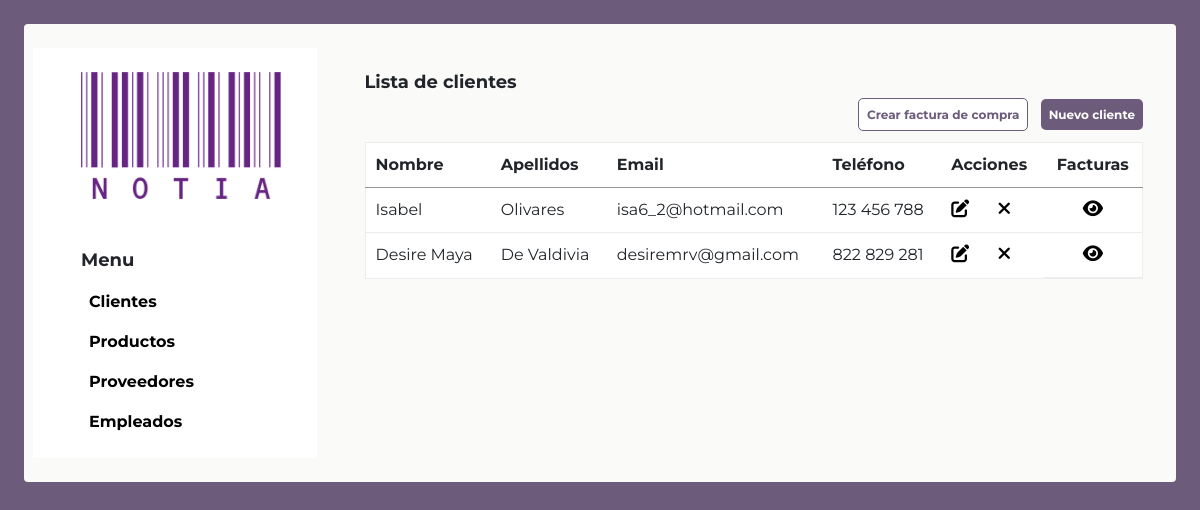
The page / on the database its author committed.
### tables this page shows
CREATE TABLE `clientes` (
  `ID_Cliente` int(11) NOT NULL,
  `Nombre` varchar(100) DEFAULT NULL,
  `Apellidos` varchar(100) DEFAULT NULL,
  `NIF` varchar(20) DEFAULT NULL,
  `Direccion` varchar(255) DEFAULT NULL,
  `Telefono` varchar(20) DEFAULT NULL,
  `Email` varchar(100) DEFAULT NULL,
  `Password` varchar(255) NOT NULL
);

### index.php (the view, shortened to what this page needs)
<!DOCTYPE html>
<html lang="en">
<head>
    <link rel="stylesheet" href="css/style.css">
    <link rel="stylesheet" href="https://cdnjs.cloudflare.com/ajax/libs/font-awesome/6.5.1/css/all.min.css">
    <link rel="stylesheet" href="https://cdn.jsdelivr.net/npm/bootstrap@4.6.2/dist/css/bootstrap.min.css">
</head>
<body class="bg-azul overflow-hidden p-4">
    <div class="contenedor2 w-100">
        <div class="row p-4 d-flex justify-content-center">
        <div class="col-md-3 bg-bco p-4 pl-5 ">
            <img src="img/notia.png" class="logo">
              <p class="fs18 bold fsMono mt-5">Menu</p>
                <nav class="d-flex flex-column pl-2">
                    <a href="#" id="nav_0" class="negro bold menu" data-table="clientes">Clientes</a>
                    <a href="#" id="nav_1" class="negro bold mt-3 menu" data-table="productos">Productos</a>
                    <a href="#" id="nav_2" class="negro bold mt-3 menu" data-table="proveedores">Proveedores</a>
                    <a href="#" id="nav_3" class="negro bold mt-3 menu" data-table="empleados">Empleados</a>
                </nav>
            </div>
            <div class="col-md-9 p-4 pl-5 ">
                <div id="clientes" class="table-section">
                    <h1 class="fs18 bold fsMono">Lista de clientes</h1>
                    <p class="text-right">
                        <a href="crearFacturaVenta.php" class="boton2 bold mr-2 ">Crear factura de compra</a>
                        <a href="agregar.php" class="boton bold">Nuevo cliente</a>
                    </p>
                    <table class="w-100">
                        <thead>
                            <tr>
                                <th>Nombre</th>
                                <th>Apellidos</th>
                                <th>Email</th>
                                <th>Teléfono</th>
                                <th >Acciones</th>
                                <th class='d-flex justify-content-center'>Facturas</th>
                            </tr>
                        </thead>
                        <tbody>
                        <?php
                                include 'conexion.php';
                                $sql = "SELECT * FROM clientes";
                                $result = $conn->query($sql);
                                if ($result->num_rows > 0) {
                                    while($row = $result->fetch_assoc()) {
                                        echo "<tr>
                                                <td>" . $row["Nombre"]. "</td>
                                                <td>" . $row["Apellidos"]. "</td>
                                                <td>" . $row["Email"]. "</td>
                                                <td>" . $row["Telefono"]. "</td>
                                                <td>
                                                    <a class='mr-4' href='editar.php?id=" . $row["ID_Cliente"] . "'><i class='fa-solid fa-pen-to-square negro fs18'></i></a>
                                                    <a href='eliminar.php?id=" . $row["ID_Cliente"] . "'><i class='fa-solid fa-xmark negro fs18'></i></a>
                                                </td>
                                                <td class='d-flex justify-content-center'>
                                                <a href='verFacturasCliente.php?id=" . $row["ID_Cliente"] . "'><i class='fa-solid fa-eye negro fs18'></i></a>
                                                </td>
                                            </tr>";
                                    }
                                } else {
                                    echo "<tr><td colspan='6'>No hay clientes registrados</td></tr>";
                                }
                        ?>
                        </tbody>
                    </table>
                </div>
            </div>
        </div>
    </div>
</body>
</html>

### css/style.css (style rules this page uses)
* { margin: 0; padding: 0; font-family: 'Montserrat', sans-serif; }
.bg-azul { background-color: #6c5b7b; }
.bg-bco { background-color:#ffffff }
.negro { color:#000000 }
.contenedor2 { background-color:#FAFAF9; border-radius:4px; }
.fs18 { font-size:18px; }
.bold { font-weight: 700; }
.boton { background-color: #6c5b7b; border-radius:5px; font-size:12px; padding:8px; color:#ffffff; border:none; }
.boton2 { background-color: #ffffff; border: 1px solid #6c5b7b ; border-radius:5px; font-size:12px; padding:8px; color:#6c5b7b; }
.logo { width:200px; }
table { border:1px solid #EDEDED; background-color:#ffffff; }
thead { background-color:#ffffff; border-bottom:1px solid #989595; }
th { padding:10px }
td { padding:10px; border-bottom:1px solid #EDEDED; }
body { background-color: #6c5b7b; }

### rows shown on the page
clientes: Nombre "Isabel", Apellidos "Olivares", Email "isa6_2@hotmail.com", Telefono "123 456 788"
clientes: Nombre "Desire Maya", Apellidos "De Valdivia", Email "desiremrv@gmail.com", Telefono "822 829 281"
